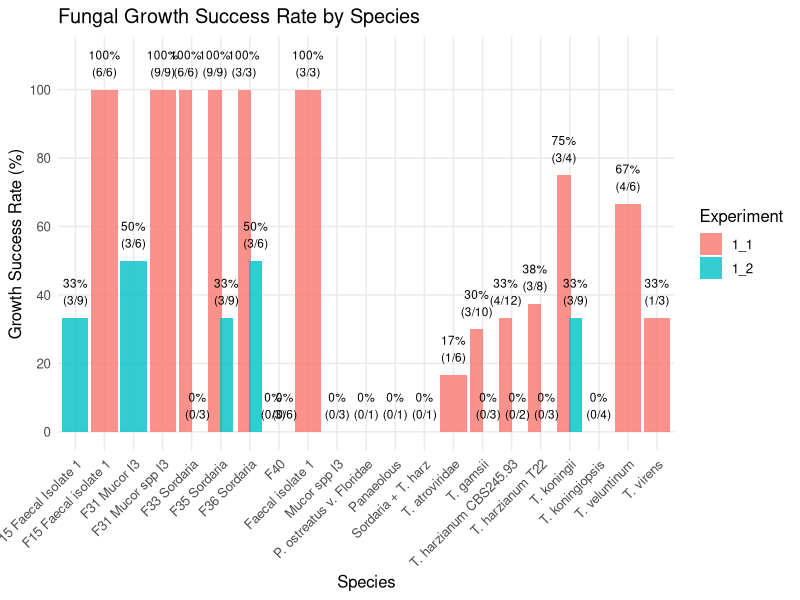
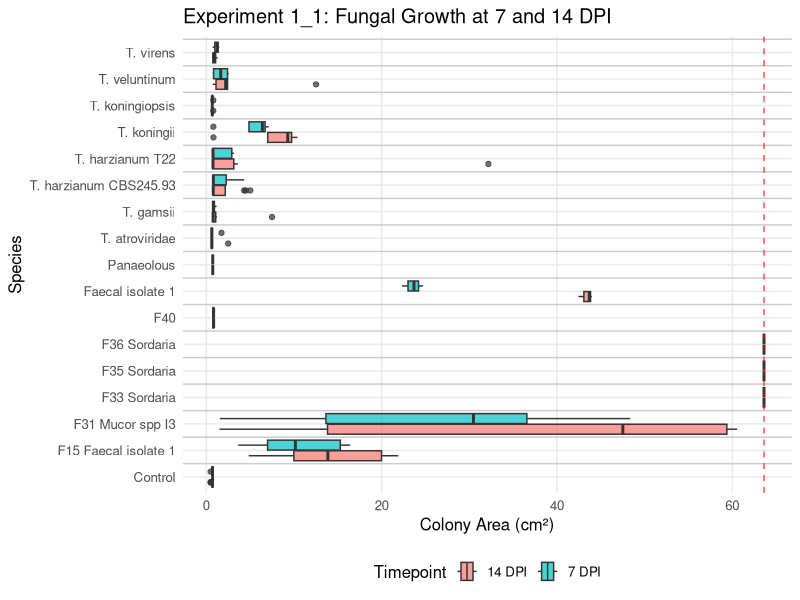
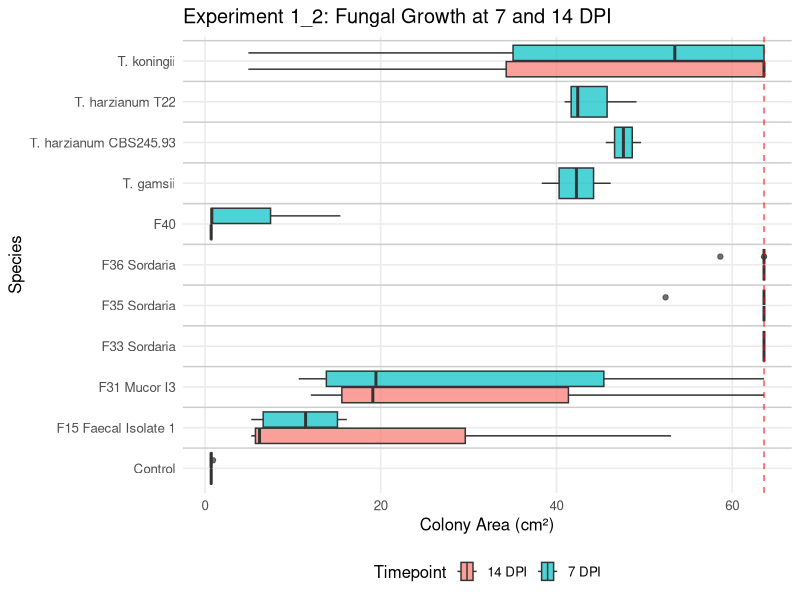
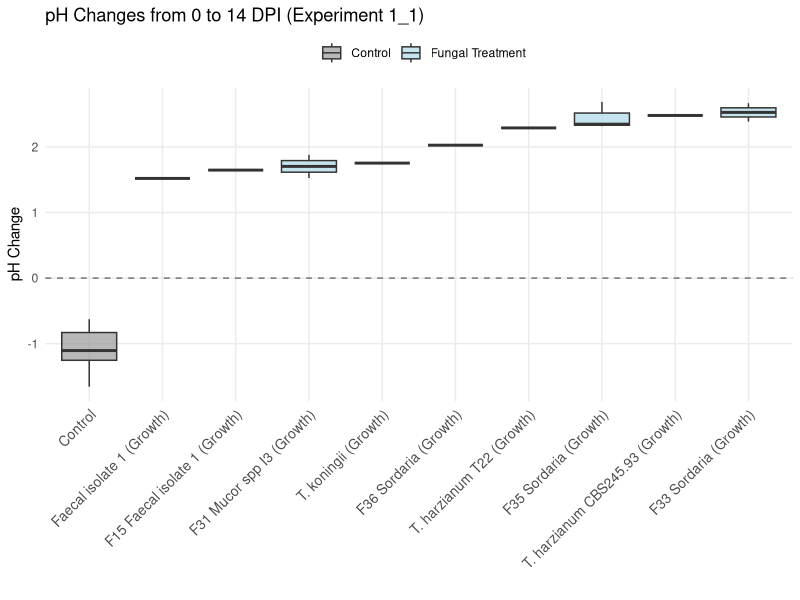
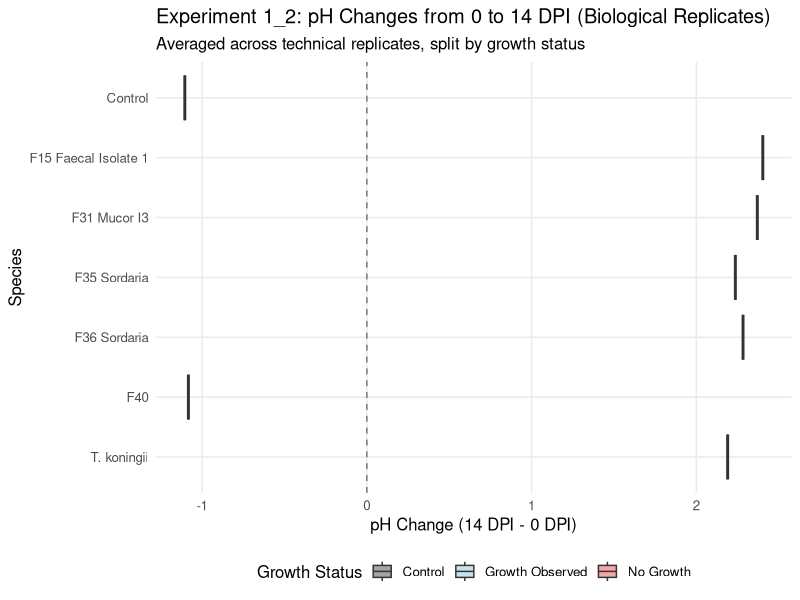
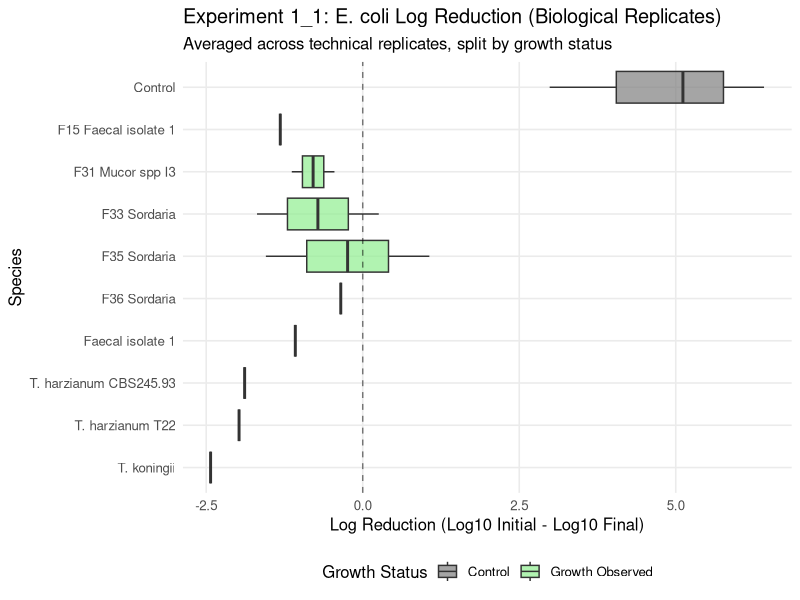
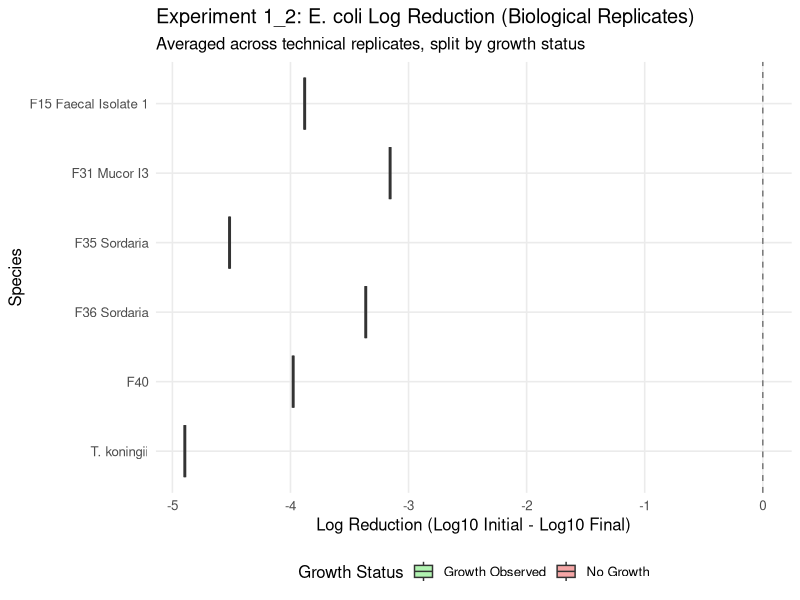
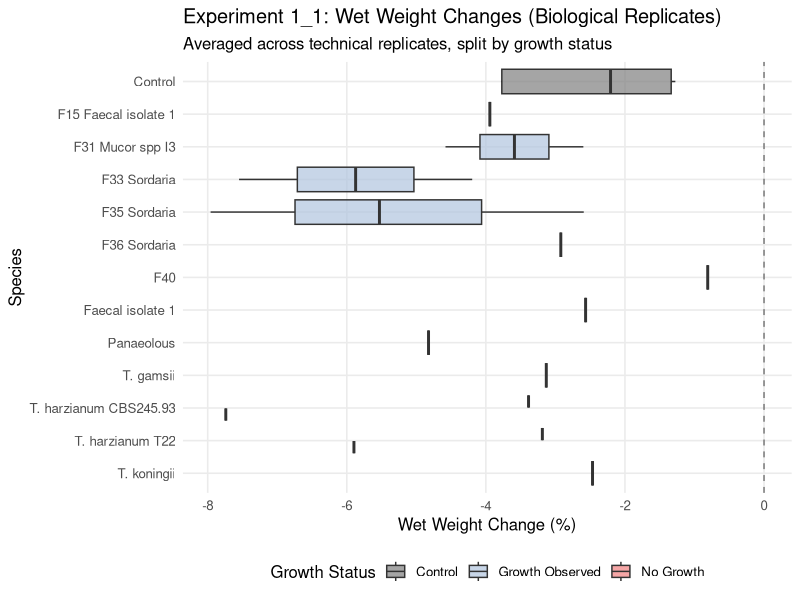

Generate these figures, in order, with R:
## ---- chunk 1
knitr::opts_chunk$set(echo = FALSE, warning = FALSE, message = FALSE, 
                      fig.width = 12, fig.height = 8, dpi = 300)

library(tidyverse)
library(here)
library(ggplot2)
library(scales)
library(knitr)
library(patchwork)

# Load data
exp_data <- read_csv(here("data/processed/experiment_final.csv"), show_col_types = FALSE) %>%
  mutate(
    species = ifelse(species == "ctrl", "Control", species),
    MAX_PLATE_AREA = 63.62
  )

# Remove F37 Mold and F39 Thermo tolerant from analysis
exp_data <- exp_data %>%
  filter(species != "F37 Mold", species != "F39 Thermo tolerant")

# Remove data points marked with "exclude" during data cleaning
exp_data <- exp_data %>%
  filter(is.na(exclude) | exclude != "exclude")

# Add growth status classification and biological replicate identifier
exp_data <- exp_data %>%
  mutate(
    growth_status = case_when(
      species == "Control" ~ "Control",
      is.na(area_size_14dpi) | area_size_14dpi < 1 ~ "No Growth",
      TRUE ~ "Growth Observed"
    ),
    biological_replicate = paste(id_faeces, starting_date, sep = "_")
  )

# Create consistent species ordering with Control first
species_order <- exp_data %>%
  distinct(species) %>%
  arrange(species != "Control", species) %>%
  pull(species)

exp_data <- exp_data %>%
  mutate(species = factor(species, levels = species_order))

# Function to aggregate technical replicates
aggregate_technical_reps <- function(data) {
  data %>%
    group_by(species, experiment, biological_replicate, growth_status) %>%
    summarise(
      # Growth data
      area_size_7dpi_mean = mean(area_size_7dpi, na.rm = TRUE),
      area_size_14dpi_mean = mean(area_size_14dpi, na.rm = TRUE),
      
      # pH data
      ph_0dpi_mean = mean(ph_0dpi, na.rm = TRUE),
      ph_14dpi_mean = mean(ph_14dpi, na.rm = TRUE),
      ph_change_mean = mean(ph_14dpi - ph_0dpi, na.rm = TRUE),
      
      # Weight data
      weight_0dpi_mean = mean(weight_0dpi, na.rm = TRUE),
      weight_14dpi_mean = mean(weight_14dpi, na.rm = TRUE),
      weight_percent_change_mean = mean(((weight_14dpi - weight_0dpi) / weight_0dpi) * 100, na.rm = TRUE),
      
      # E. coli data
      ecoli_conc_mean_start = mean(ecoli_conc_mean, na.rm = TRUE),
      ecoli_conc_14dpi_mean = mean(ecoli_conc_14dpi, na.rm = TRUE),
      ecoli_log_reduction_mean = mean(
        ifelse(ecoli_conc_mean > 0 & ecoli_conc_14dpi > 0,
               log10(ecoli_conc_mean) - log10(ecoli_conc_14dpi),
               NA),
        na.rm = TRUE
      ),
      
      n_technical = n(),
      .groups = "drop"
    )
}

# Create aggregated dataset
exp_data_avg <- aggregate_technical_reps(exp_data)
## ---- chunk 2
exp1_summary <- exp_data %>%
  filter(experiment == "1_1") %>%
  group_by(species) %>%
  summarise(
    technical_replicates = n(),
    biological_replicates = n_distinct(paste(id_faeces, starting_date)),
    growth_data = sum(!is.na(area_size_14dpi)),
    ecoli_data = sum(!is.na(ecoli_conc_14dpi)),
    weight_data = sum(!is.na(weight_14dpi)),
    .groups = "drop"
  ) %>%
  arrange(desc(technical_replicates))

kable(exp1_summary,
      caption = "**Experiment 1_1: Sample sizes and data availability**",
      col.names = c("Species", "Technical Reps", "Biological Reps", "Growth Data", "E.coli Data", "Weight Data"))
## ---- chunk 3
exp2_summary <- exp_data %>%
  filter(experiment == "1_2") %>%
  group_by(species) %>%
  summarise(
    technical_replicates = n(),
    biological_replicates = n_distinct(paste(id_faeces, starting_date)),
    growth_data = sum(!is.na(area_size_14dpi)),
    ecoli_data = sum(!is.na(ecoli_conc_14dpi)),
    weight_data = sum(!is.na(weight_14dpi)),
    .groups = "drop"
  ) %>%
  arrange(desc(technical_replicates))

kable(exp2_summary,
      caption = "**Experiment 1_2: Sample sizes and data availability**",
      col.names = c("Species", "Technical Reps", "Biological Reps", "Growth Data", "E.coli Data", "Weight Data"))
## ---- chunk 4
# Calculate growth success rates
growth_success <- exp_data %>%
  filter(species != "Control") %>%  # Exclude control as it's not expected to grow
  group_by(species, experiment) %>%
  summarise(
    total_attempts = n(),
    successful_growth = sum(growth_status == "Growth Observed"),
    success_rate = (successful_growth / total_attempts) * 100,
    .groups = "drop"
  )

# Create visualization
ggplot(growth_success, aes(x = species, y = success_rate, fill = experiment)) +
  geom_bar(stat = "identity", position = position_dodge(0.8), alpha = 0.8) +
  geom_text(aes(label = paste0(round(success_rate, 0), "%\n(", successful_growth, "/", total_attempts, ")")),
            position = position_dodge(0.8), vjust = -0.5, size = 3) +
  scale_y_continuous(limits = c(0, 110), breaks = seq(0, 100, 20)) +
  labs(title = "Fungal Growth Success Rate by Species",
       x = "Species",
       y = "Growth Success Rate (%)",
       fill = "Experiment") +
  theme_minimal(base_size = 12) +
  theme(axis.text.x = element_text(angle = 45, hjust = 1),
        panel.grid.minor = element_blank())
## ---- chunk 5
# Growth data for Experiment 1_1 - raw data for boxplots
growth_exp1_raw <- exp_data %>%
  filter(experiment == "1_1") %>%
  select(species, area_size_7dpi, area_size_14dpi) %>%
  pivot_longer(cols = c(area_size_7dpi, area_size_14dpi),
               names_to = "timepoint",
               values_to = "area_cm2") %>%
  filter(!is.na(area_cm2), is.finite(area_cm2)) %>%
  mutate(
    day = case_when(
      timepoint == "area_size_7dpi" ~ "7 DPI",
      timepoint == "area_size_14dpi" ~ "14 DPI"
    ),
    species = factor(species, levels = species_order)
  )

if(nrow(growth_exp1_raw) > 0) {
  # Add separation lines between species
  n_species <- length(levels(growth_exp1_raw$species))
  separation_lines <- seq(1.5, n_species - 0.5, by = 1)
  
  ggplot(growth_exp1_raw, aes(x = area_cm2, y = species, fill = day)) +
    geom_hline(yintercept = separation_lines, color = "gray80", linetype = "solid", size = 0.5) +
    geom_boxplot(alpha = 0.7, position = position_dodge(width = 0.8)) +
    geom_vline(xintercept = 63.62, linetype = "dashed", color = "red", alpha = 0.7) +
    labs(title = "Experiment 1_1: Fungal Growth at 7 and 14 DPI",
         x = "Colony Area (cm²)",
         y = "Species",
         fill = "Timepoint") +
    theme_minimal(base_size = 12) +
    theme(legend.position = "bottom",
          panel.grid.minor = element_blank())
} else {
  plot.new()
  text(0.5, 0.5, "No growth data available for Experiment 1_1", cex = 1.2)
}
## ---- chunk 6
# Growth data for Experiment 1_2 - raw data for boxplots
growth_exp2_raw <- exp_data %>%
  filter(experiment == "1_2") %>%
  select(species, area_size_7dpi, area_size_14dpi) %>%
  pivot_longer(cols = c(area_size_7dpi, area_size_14dpi),
               names_to = "timepoint",
               values_to = "area_cm2") %>%
  filter(!is.na(area_cm2), is.finite(area_cm2)) %>%
  mutate(
    day = case_when(
      timepoint == "area_size_7dpi" ~ "7 DPI",
      timepoint == "area_size_14dpi" ~ "14 DPI"
    ),
    species = factor(species, levels = species_order)
  )

if(nrow(growth_exp2_raw) > 0) {
  # Add separation lines between species
  n_species <- length(levels(growth_exp2_raw$species))
  separation_lines <- seq(1.5, n_species - 0.5, by = 1)
  
  ggplot(growth_exp2_raw, aes(x = area_cm2, y = species, fill = day)) +
    geom_hline(yintercept = separation_lines, color = "gray80", linetype = "solid", size = 0.5) +
    geom_boxplot(alpha = 0.7, position = position_dodge(width = 0.8)) +
    geom_vline(xintercept = 63.62, linetype = "dashed", color = "red", alpha = 0.7) +
    labs(title = "Experiment 1_2: Fungal Growth at 7 and 14 DPI",
         x = "Colony Area (cm²)",
         y = "Species",
         fill = "Timepoint") +
    theme_minimal(base_size = 12) +
    theme(legend.position = "bottom",
          panel.grid.minor = element_blank())
} else {
  plot.new()
  text(0.5, 0.5, "No growth data available for Experiment 1_2", cex = 1.2)
}
## ---- chunk 7
ph_exp1 <- exp_data_avg %>%
  filter(experiment == "1_1", !is.na(ph_0dpi_mean), !is.na(ph_14dpi_mean))

if(nrow(ph_exp1) > 0) {
  # Only show growth status if there's variation - otherwise just use species
  ph_exp1_clean <- ph_exp1 %>%
    filter(growth_status %in% c("Control", "Growth Observed")) %>%  # Remove "No Growth" if no variance
    mutate(display_group = case_when(
      species == "Control" ~ "Control",
      growth_status == "Growth Observed" ~ paste(species, "(Growth)")
    ))
  
  ggplot(ph_exp1_clean, aes(x = reorder(display_group, ph_change_mean, median), y = ph_change_mean)) +
    geom_boxplot(aes(fill = ifelse(species == "Control", "Control", "Fungal Treatment")), 
                 alpha = 0.7, outlier.size = 1) +
    geom_hline(yintercept = 0, linetype = "dashed", alpha = 0.5) +
    scale_fill_manual(values = c("Control" = "gray60", "Fungal Treatment" = "lightblue")) +
    labs(title = "pH Changes from 0 to 14 DPI (Experiment 1_1)",
         x = "",
         y = "pH Change",
         fill = "") +
    theme_minimal(base_size = 11) +
    theme(axis.text.x = element_text(angle = 45, hjust = 1, size = 10),
          panel.grid.minor = element_blank(),
          legend.position = "top")
} else {
  plot.new()
  text(0.5, 0.5, "No pH data available", cex = 1.2)
}
## ---- chunk 8
ph_exp2 <- exp_data_avg %>%
  filter(experiment == "1_2", !is.na(ph_0dpi_mean), !is.na(ph_14dpi_mean))

if(nrow(ph_exp2) > 0) {
  # Create plot with growth status
  p2 <- ggplot(ph_exp2, aes(x = factor(species, levels = rev(species_order)), y = ph_change_mean)) +
    geom_boxplot(aes(fill = growth_status), alpha = 0.7, position = position_dodge(0.8)) +
    geom_hline(yintercept = 0, linetype = "dashed", alpha = 0.5) +
    scale_fill_manual(values = c("Control" = "gray50", "Growth Observed" = "lightblue", "No Growth" = "lightcoral")) +
    coord_flip() +
    labs(title = "Experiment 1_2: pH Changes from 0 to 14 DPI (Biological Replicates)",
         subtitle = "Averaged across technical replicates, split by growth status",
         x = "Species",
         y = "pH Change (14 DPI - 0 DPI)",
         fill = "Growth Status") +
    theme_minimal(base_size = 12) +
    theme(panel.grid.minor = element_blank(),
          legend.position = "bottom")
  
  # Summary statistics by growth status
  summary_stats <- ph_exp2 %>%
    group_by(growth_status) %>%
    summarise(
      n = n(),
      mean_ph_change = mean(ph_change_mean, na.rm = TRUE),
      sd_ph_change = sd(ph_change_mean, na.rm = TRUE),
      median_ph_change = median(ph_change_mean, na.rm = TRUE)
    )
  
  print(p2)
  
  # Print summary table
  kable(summary_stats,
        caption = "**pH Change Summary by Growth Status**",
        col.names = c("Growth Status", "N", "Mean pH Change", "SD", "Median"),
        digits = 2)
  
} else {
  plot.new()
  text(0.5, 0.5, "No pH data available for Experiment 1_2", cex = 1.2)
}
## ---- chunk 9
ecoli_exp1 <- exp_data_avg %>%
  filter(experiment == "1_1", !is.na(ecoli_conc_mean_start), !is.na(ecoli_conc_14dpi_mean),
         ecoli_conc_mean_start > 0, ecoli_conc_14dpi_mean > 0)

if(nrow(ecoli_exp1) > 0) {
  # Create plot with growth status
  p3 <- ggplot(ecoli_exp1, aes(x = factor(species, levels = rev(species_order)), y = ecoli_log_reduction_mean)) +
    geom_boxplot(aes(fill = growth_status), alpha = 0.7, position = position_dodge(0.8)) +
    geom_hline(yintercept = 0, linetype = "dashed", alpha = 0.5) +
    scale_fill_manual(values = c("Control" = "gray50", "Growth Observed" = "lightgreen", "No Growth" = "lightcoral")) +
    coord_flip() +
    labs(title = "Experiment 1_1: E. coli Log Reduction (Biological Replicates)",
         subtitle = "Averaged across technical replicates, split by growth status",
         x = "Species",
         y = "Log Reduction (Log10 Initial - Log10 Final)",
         fill = "Growth Status") +
    theme_minimal(base_size = 12) +
    theme(panel.grid.minor = element_blank(),
          legend.position = "bottom")
  
  # Summary statistics by growth status
  summary_stats <- ecoli_exp1 %>%
    group_by(growth_status) %>%
    summarise(
      n = n(),
      mean_log_reduction = mean(ecoli_log_reduction_mean, na.rm = TRUE),
      sd_log_reduction = sd(ecoli_log_reduction_mean, na.rm = TRUE),
      median_log_reduction = median(ecoli_log_reduction_mean, na.rm = TRUE)
    )
  
  print(p3)
  
  # Print summary table
  kable(summary_stats,
        caption = "**E. coli Log Reduction Summary by Growth Status**",
        col.names = c("Growth Status", "N", "Mean Log Reduction", "SD", "Median"),
        digits = 2)
  
} else {
  plot.new()
  text(0.5, 0.5, "No E. coli data available for Experiment 1_1", cex = 1.2)
}
## ---- chunk 10
ecoli_exp2 <- exp_data_avg %>%
  filter(experiment == "1_2", !is.na(ecoli_conc_mean_start), !is.na(ecoli_conc_14dpi_mean),
         ecoli_conc_mean_start > 0, ecoli_conc_14dpi_mean > 0)

if(nrow(ecoli_exp2) > 0) {
  # Create plot with growth status
  p4 <- ggplot(ecoli_exp2, aes(x = factor(species, levels = rev(species_order)), y = ecoli_log_reduction_mean)) +
    geom_boxplot(aes(fill = growth_status), alpha = 0.7, position = position_dodge(0.8)) +
    geom_hline(yintercept = 0, linetype = "dashed", alpha = 0.5) +
    scale_fill_manual(values = c("Control" = "gray50", "Growth Observed" = "lightgreen", "No Growth" = "lightcoral")) +
    coord_flip() +
    labs(title = "Experiment 1_2: E. coli Log Reduction (Biological Replicates)",
         subtitle = "Averaged across technical replicates, split by growth status",
         x = "Species",
         y = "Log Reduction (Log10 Initial - Log10 Final)",
         fill = "Growth Status") +
    theme_minimal(base_size = 12) +
    theme(panel.grid.minor = element_blank(),
          legend.position = "bottom")
  
  # Summary statistics by growth status
  summary_stats <- ecoli_exp2 %>%
    group_by(growth_status) %>%
    summarise(
      n = n(),
      mean_log_reduction = mean(ecoli_log_reduction_mean, na.rm = TRUE),
      sd_log_reduction = sd(ecoli_log_reduction_mean, na.rm = TRUE),
      median_log_reduction = median(ecoli_log_reduction_mean, na.rm = TRUE)
    )
  
  print(p4)
  
  # Print summary table
  kable(summary_stats,
        caption = "**E. coli Log Reduction Summary by Growth Status**",
        col.names = c("Growth Status", "N", "Mean Log Reduction", "SD", "Median"),
        digits = 2)
  
} else {
  plot.new()
  text(0.5, 0.5, "No E. coli data available for Experiment 1_2", cex = 1.2)
}
## ---- chunk 11
wet_weight_exp1 <- exp_data_avg %>%
  filter(experiment == "1_1", !is.na(weight_0dpi_mean), !is.na(weight_14dpi_mean))

if(nrow(wet_weight_exp1) > 0) {
  # Create plot with growth status
  p5 <- ggplot(wet_weight_exp1, aes(x = factor(species, levels = rev(species_order)), y = weight_percent_change_mean)) +
    geom_boxplot(aes(fill = growth_status), alpha = 0.7, position = position_dodge(0.8)) +
    geom_hline(yintercept = 0, linetype = "dashed", alpha = 0.5) +
    scale_fill_manual(values = c("Control" = "gray50", "Growth Observed" = "lightsteelblue", "No Growth" = "lightcoral")) +
    coord_flip() +
    labs(title = "Experiment 1_1: Wet Weight Changes (Biological Replicates)",
         subtitle = "Averaged across technical replicates, split by growth status",
         x = "Species",
         y = "Wet Weight Change (%)",
         fill = "Growth Status") +
    theme_minimal(base_size = 12) +
    theme(panel.grid.minor = element_blank(),
          legend.position = "bottom")
  
  # Summary statistics by growth status
  summary_stats <- wet_weight_exp1 %>%
    group_by(growth_status) %>%
    summarise(
      n = n(),
      mean_weight_change = mean(weight_percent_change_mean, na.rm = TRUE),
      sd_weight_change = sd(weight_percent_change_mean, na.rm = TRUE),
      median_weight_change = median(weight_percent_change_mean, na.rm = TRUE)
    )
  
  print(p5)
  
  # Print summary table
  kable(summary_stats,
        caption = "**Weight Change Summary by Growth Status**",
        col.names = c("Growth Status", "N", "Mean Weight Change (%)", "SD", "Median"),
        digits = 2)
  
} else {
  plot.new()
  text(0.5, 0.5, "No wet weight data available for Experiment 1_1", cex = 1.2)
}
## ---- chunk 12
wet_weight_exp2 <- exp_data_avg %>%
  filter(experiment == "1_2", !is.na(weight_0dpi_mean), !is.na(weight_14dpi_mean))

if(nrow(wet_weight_exp2) > 0) {
  # Create plot with growth status
  p6 <- ggplot(wet_weight_exp2, aes(x = factor(species, levels = rev(species_order)), y = weight_percent_change_mean)) +
    geom_boxplot(aes(fill = growth_status), alpha = 0.7, position = position_dodge(0.8)) +
    geom_hline(yintercept = 0, linetype = "dashed", alpha = 0.5) +
    scale_fill_manual(values = c("Control" = "gray50", "Growth Observed" = "lightsteelblue", "No Growth" = "lightcoral")) +
    coord_flip() +
    labs(title = "Experiment 1_2: Wet Weight Changes (Biological Replicates)",
         subtitle = "Averaged across technical replicates, split by growth status",
         x = "Species",
         y = "Wet Weight Change (%)",
         fill = "Growth Status") +
    theme_minimal(base_size = 12) +
    theme(panel.grid.minor = element_blank(),
          legend.position = "bottom")
  
  # Summary statistics by growth status
  summary_stats <- wet_weight_exp2 %>%
    group_by(growth_status) %>%
    summarise(
      n = n(),
      mean_weight_change = mean(weight_percent_change_mean, na.rm = TRUE),
      sd_weight_change = sd(weight_percent_change_mean, na.rm = TRUE),
      median_weight_change = median(weight_percent_change_mean, na.rm = TRUE)
    )
  
  print(p6)
  
  # Print summary table
  kable(summary_stats,
        caption = "**Weight Change Summary by Growth Status**",
        col.names = c("Growth Status", "N", "Mean Weight Change (%)", "SD", "Median"),
        digits = 2)
  
} else {
  plot.new()
  text(0.5, 0.5, "No wet weight data available for Experiment 1_2", cex = 1.2)
}
## ---- chunk 13
# Comprehensive summary of experimental design and outcomes
comprehensive_summary <- exp_data %>%
  group_by(species, experiment, growth_status) %>%
  summarise(
    biological_replicates = n_distinct(biological_replicate),
    technical_replicates = n(),
    avg_tech_per_bio = round(n() / n_distinct(biological_replicate), 1),
    .groups = "drop"
  ) %>%
  arrange(species, experiment, growth_status)

# Overall summary by growth status
growth_summary <- exp_data %>%
  group_by(growth_status) %>%
  summarise(
    total_samples = n(),
    unique_species = n_distinct(species),
    biological_replicates = n_distinct(biological_replicate),
    experiments = paste(unique(experiment), collapse = ", ")
  )

# Print tables
cat("## Experimental Design Summary\n\n")
kable(comprehensive_summary,
      caption = "**Replicate Structure by Species, Experiment, and Growth Status**",
      col.names = c("Species", "Experiment", "Growth Status", "Biological Reps", "Technical Reps", "Avg Tech/Bio"))

cat("\n\n")

kable(growth_summary,
      caption = "**Overall Summary by Growth Status**",
      col.names = c("Growth Status", "Total Samples", "Species", "Biological Reps", "Experiments"))
